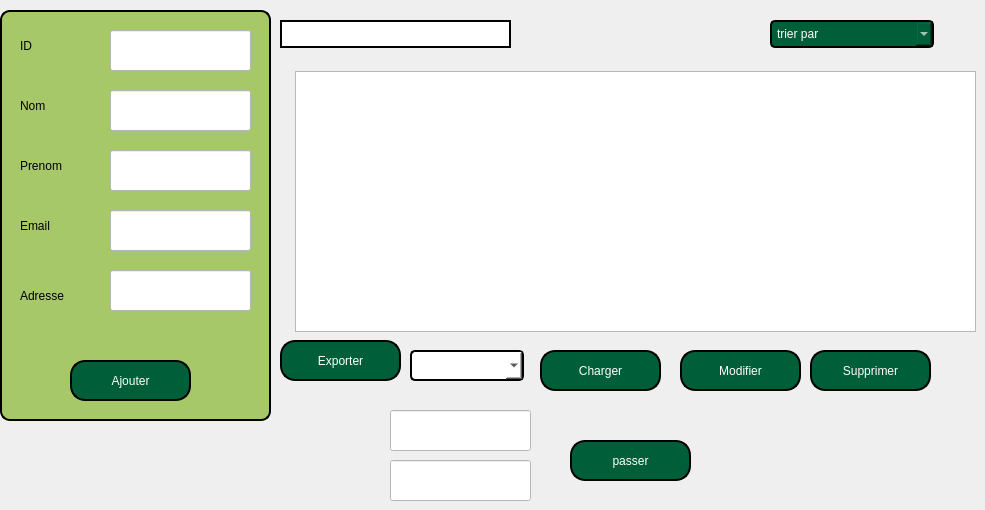
       <widget class="QWidget" name="tab_8">
        <attribute name="title">
         <string>Tab 1</string>
        </attribute>
        <widget class="QLineEdit" name="adresse">
         <property name="geometry">
          <rect>
           <x>110</x>
           <y>270</y>
           <width>141</width>
           <height>41</height>
          </rect>
         </property>
         <property name="styleSheet">
          <string notr="true">background-color: rgb(255, 255, 255);
color:black;</string>
         </property>
        </widget>
        <widget class="QLineEdit" name="nom1_2">
         <property name="geometry">
          <rect>
           <x>110</x>
           <y>90</y>
           <width>141</width>
           <height>41</height>
          </rect>
         </property>
         <property name="styleSheet">
          <string notr="true">background-color: rgb(255, 255, 255);
color:black;</string>
         </property>
        </widget>
        <widget class="QLabel" name="label_9">
         <property name="geometry">
          <rect>
           <x>0</x>
           <y>0</y>
           <width>271</width>
           <height>421</height>
          </rect>
         </property>
         <property name="styleSheet">
          <string notr="true">QLabel {
    background-color: #a6c868;     /* Set background color to white */
    border: 2px solid;   /* Set border color */
    border-radius: 10px;         /* Rounded corners */
    margin-top: 10px;            /* Space for the title */
    padding: 10px;               /* Padding inside the box */
}</string>
         </property>
         <property name="text">
          <string/>
         </property>
        </widget>
        <widget class="QLineEdit" name="id_client">
         <property name="geometry">
          <rect>
           <x>110</x>
           <y>30</y>
           <width>141</width>
           <height>41</height>
          </rect>
         </property>
         <property name="font">
          <font>
           <pointsize>8</pointsize>
          </font>
         </property>
         <property name="styleSheet">
          <string notr="true">background-color: rgb(255, 255, 255);
color:black;</string>
         </property>
        </widget>
        <widget class="QLineEdit" name="prenom1_2">
         <property name="geometry">
          <rect>
           <x>110</x>
           <y>150</y>
           <width>141</width>
           <height>41</height>
          </rect>
         </property>
         <property name="styleSheet">
          <string notr="true">background-color: rgb(255, 255, 255);
color:black;</string>
         </property>
        </widget>
        <widget class="QLineEdit" name="email_2">
         <property name="geometry">
          <rect>
           <x>110</x>
           <y>210</y>
           <width>141</width>
           <height>41</height>
          </rect>
         </property>
         <property name="styleSheet">
          <string notr="true">background-color: rgb(255, 255, 255);
color:black;</string>
         </property>
        </widget>
        <widget class="QPushButton" name="pushButton_10">
         <property name="geometry">
          <rect>
           <x>70</x>
           <y>360</y>
           <width>121</width>
           <height>41</height>
          </rect>
         </property>
         <property name="styleSheet">
          <string notr="true">QPushButton {
    color: white;                      /* Text color */
    border: 2px solid black;         /* Border width and color */
    border-radius: 15px;              /* Round the corners */
    background-color: #005e38;        /* Optional: Set a background color */
    padding: 10px 20px;               /* Add padding for better aesthetics */
}

QPushButton:hover {
    background-color: #45a049;        /* Change background color on hover */
}

QPushButton:pressed {
    background-color: #3e8e41;        /* Change background color when pressed */
}</string>
         </property>
         <property name="text">
          <string>Ajouter</string>
         </property>
        </widget>
        <widget class="QPushButton" name="exporter">
         <property name="geometry">
          <rect>
           <x>280</x>
           <y>340</y>
           <width>121</width>
           <height>41</height>
          </rect>
         </property>
         <property name="styleSheet">
          <string notr="true">QPushButton {
    color: white;                      /* Text color */
    border: 2px solid black;         /* Border width and color */
    border-radius: 15px;              /* Round the corners */
    background-color: #005e38;        /* Optional: Set a background color */
    padding: 10px 20px;               /* Add padding for better aesthetics */
}

QPushButton:hover {
    background-color: #45a049;        /* Change background color on hover */
}

QPushButton:pressed {
    background-color: #3e8e41;        /* Change background color when pressed */
}</string>
         </property>
         <property name="text">
          <string>Exporter</string>
         </property>
        </widget>
        <widget class="QPushButton" name="pushButton_12">
         <property name="geometry">
          <rect>
           <x>680</x>
           <y>350</y>
           <width>121</width>
           <height>41</height>
          </rect>
         </property>
         <property name="styleSheet">
          <string notr="true">QPushButton {
    color: white;                      /* Text color */
    border: 2px solid black;         /* Border width and color */
    border-radius: 15px;              /* Round the corners */
    background-color: #005e38;        /* Optional: Set a background color */
    padding: 10px 20px;               /* Add padding for better aesthetics */
}

QPushButton:hover {
    background-color: #45a049;        /* Change background color on hover */
}

QPushButton:pressed {
    background-color: #3e8e41;        /* Change background color when pressed */
}</string>
         </property>
         <property name="text">
          <string>Modifier</string>
         </property>
        </widget>
        <widget class="QPushButton" name="pushButton_13">
         <property name="geometry">
          <rect>
           <x>810</x>
           <y>350</y>
           <width>121</width>
           <height>41</height>
          </rect>
         </property>
         <property name="styleSheet">
          <string notr="true">QPushButton {
    color: white;                      /* Text color */
    border: 2px solid black;         /* Border width and color */
    border-radius: 15px;              /* Round the corners */
    background-color: #005e38;        /* Optional: Set a background color */
    padding: 10px 20px;               /* Add padding for better aesthetics */
}

QPushButton:hover {
    background-color: #45a049;        /* Change background color on hover */
}

QPushButton:pressed {
    background-color: #3e8e41;        /* Change background color when pressed */
}</string>
         </property>
         <property name="text">
          <string>Supprimer</string>
         </property>
        </widget>
        <widget class="QLineEdit" name="lineEdit_2">
         <property name="geometry">
          <rect>
           <x>280</x>
           <y>20</y>
           <width>231</width>
           <height>28</height>
          </rect>
         </property>
         <property name="styleSheet">
          <string notr="true">background-color: rgb(255, 255, 255);
border: 2px solid black;
color:black;</string>
         </property>
        </widget>
        <widget class="QComboBox" name="comboBox_2">
         <property name="geometry">
          <rect>
           <x>770</x>
           <y>20</y>
           <width>164</width>
           <height>28</height>
          </rect>
         </property>
         <property name="styleSheet">
          <string notr="true">QComboBox {
    background-color: rgb(0, 85, 0);/* Background color */
    color: #ffffff;              /* Text color */
    border: 2px solid black;   /* Border color and thickness */
    border-radius: 5px;         /* Rounded corners */
    padding: 5px;               /* Padding around the text */
    min-width: 150px;           /* Minimum width */
}





QComboBox:hover {
    border: 2px solid #a6c868 ;  /* Darker border on hover */
}

QComboBox:editable {
    background-color: rgb(0, 85, 0);        /* Background color when editable */
}

QComboBox:!editable, QComboBox::drop-down:editable {
    background-color:  #005e38;       /* Background color when not editable */
}

QComboBox:focus {
    border: 2px solid black;  /* Border color when focused */
}
</string>
         </property>
         <item>
          <property name="text">
           <string>trier par</string>
          </property>
         </item>
         <item>
          <property name="text">
           <string>nom a-z</string>
          </property>
         </item>
         <item>
          <property name="text">
           <string> nom z-a</string>
          </property>
         </item>
         <item>
          <property name="text">
           <string>id croissant</string>
          </property>
         </item>
         <item>
          <property name="text">
           <string>id decroissant</string>
          </property>
         </item>
         <item>
          <property name="text">
           <string>date</string>
          </property>
         </item>
        </widget>
        <widget class="QComboBox" name="comboBox_7">
         <property name="geometry">
          <rect>
           <x>410</x>
           <y>350</y>
           <width>114</width>
           <height>31</height>
          </rect>
         </property>
         <property name="styleSheet">
          <string notr="true">QComboBox {
    background-color: white;/* Background color */
    color: black;              /* Text color */
    border: 2px solid black;   /* Border color and thickness */
    border-radius: 5px;         /* Rounded corners */
    padding: 5px;               /* Padding around the text */
    min-width: 100px;           /* Minimum width */
}





QComboBox:hover {
    border: 2px solid #a6c868 ;  /* Darker border on hover */
}

QComboBox:editable {
    background-color: white;        /* Background color when editable */
}

QComboBox:!editable, QComboBox::drop-down:editable {
    background-color:  white;       /* Background color when not editable */
}

QComboBox:focus {
    border: 2px solid black;  /* Border color when focused */
}
</string>
         </property>
        </widget>
        <widget class="QTableView" name="tableView_2">
         <property name="geometry">
          <rect>
           <x>295</x>
           <y>71</y>
           <width>681</width>
           <height>261</height>
          </rect>
         </property>
        </widget>
        <widget class="QPushButton" name="charger">
         <property name="geometry">
          <rect>
           <x>540</x>
           <y>350</y>
           <width>121</width>
           <height>41</height>
          </rect>
         </property>
         <property name="styleSheet">
          <string notr="true">QPushButton {
    color: white;                      /* Text color */
    border: 2px solid black;         /* Border width and color */
    border-radius: 15px;              /* Round the corners */
    background-color: #005e38;        /* Optional: Set a background color */
    padding: 10px 20px;               /* Add padding for better aesthetics */
}

QPushButton:hover {
    background-color: #45a049;        /* Change background color on hover */
}

QPushButton:pressed {
    background-color: #3e8e41;        /* Change background color when pressed */
}</string>
         </property>
         <property name="text">
          <string>Charger</string>
         </property>
        </widget>
        <widget class="QLabel" name="label">
         <property name="geometry">
          <rect>
           <x>20</x>
           <y>30</y>
           <width>71</width>
           <height>31</height>
          </rect>
         </property>
         <property name="text">
          <string>ID</string>
         </property>
        </widget>
        <widget class="QLabel" name="label_3">
         <property name="geometry">
          <rect>
           <x>20</x>
           <y>90</y>
           <width>71</width>
           <height>31</height>
          </rect>
         </property>
         <property name="text">
          <string>Nom</string>
         </property>
        </widget>
        <widget class="QLabel" name="label_4">
         <property name="geometry">
          <rect>
           <x>20</x>
           <y>150</y>
           <width>71</width>
           <height>31</height>
          </rect>
         </property>
         <property name="text">
          <string>Prenom</string>
         </property>
        </widget>
        <widget class="QLabel" name="label_5">
         <property name="geometry">
          <rect>
           <x>20</x>
           <y>210</y>
           <width>71</width>
           <height>31</height>
          </rect>
         </property>
         <property name="text">
          <string>Email</string>
         </property>
        </widget>
        <widget class="QLabel" name="label_6">
         <property name="geometry">
          <rect>
           <x>20</x>
           <y>280</y>
           <width>71</width>
           <height>31</height>
          </rect>
         </property>
         <property name="text">
          <string>Adresse</string>
         </property>
        </widget>
        <widget class="QLineEdit" name="IDCL_c">
         <property name="geometry">
          <rect>
           <x>390</x>
           <y>410</y>
           <width>141</width>
           <height>41</height>
          </rect>
         </property>
         <property name="styleSheet">
          <string notr="true">background-color: rgb(255, 255, 255);
color:black;</string>
         </property>
        </widget>
        <widget class="QLineEdit" name="IDC_c">
         <property name="geometry">
          <rect>
           <x>390</x>
           <y>460</y>
           <width>141</width>
           <height>41</height>
          </rect>
         </property>
         <property name="styleSheet">
          <string notr="true">background-color: rgb(255, 255, 255);
color:black;</string>
         </property>
        </widget>
        <widget class="QPushButton" name="pushButton_11">
         <property name="geometry">
          <rect>
           <x>570</x>
           <y>440</y>
           <width>121</width>
           <height>41</height>
          </rect>
         </property>
         <property name="styleSheet">
          <string notr="true">QPushButton {
    color: white;                      /* Text color */
    border: 2px solid black;         /* Border width and color */
    border-radius: 15px;              /* Round the corners */
    background-color: #005e38;        /* Optional: Set a background color */
    padding: 10px 20px;               /* Add padding for better aesthetics */
}

QPushButton:hover {
    background-color: #45a049;        /* Change background color on hover */
}

QPushButton:pressed {
    background-color: #3e8e41;        /* Change background color when pressed */
}</string>
         </property>
         <property name="text">
          <string>passer</string>
         </property>
        </widget>
        <zorder>label_9</zorder>
        <zorder>id_client</zorder>
        <zorder>prenom1_2</zorder>
        <zorder>email_2</zorder>
        <zorder>pushButton_10</zorder>
        <zorder>exporter</zorder>
        <zorder>pushButton_12</zorder>
        <zorder>pushButton_13</zorder>
        <zorder>lineEdit_2</zorder>
        <zorder>comboBox_2</zorder>
        <zorder>nom1_2</zorder>
        <zorder>adresse</zorder>
        <zorder>comboBox_7</zorder>
        <zorder>tableView_2</zorder>
        <zorder>charger</zorder>
        <zorder>label</zorder>
        <zorder>label_3</zorder>
        <zorder>label_4</zorder>
        <zorder>label_5</zorder>
        <zorder>label_6</zorder>
        <zorder>IDCL_c</zorder>
        <zorder>IDC_c</zorder>
        <zorder>pushButton_11</zorder>
       </widget>
